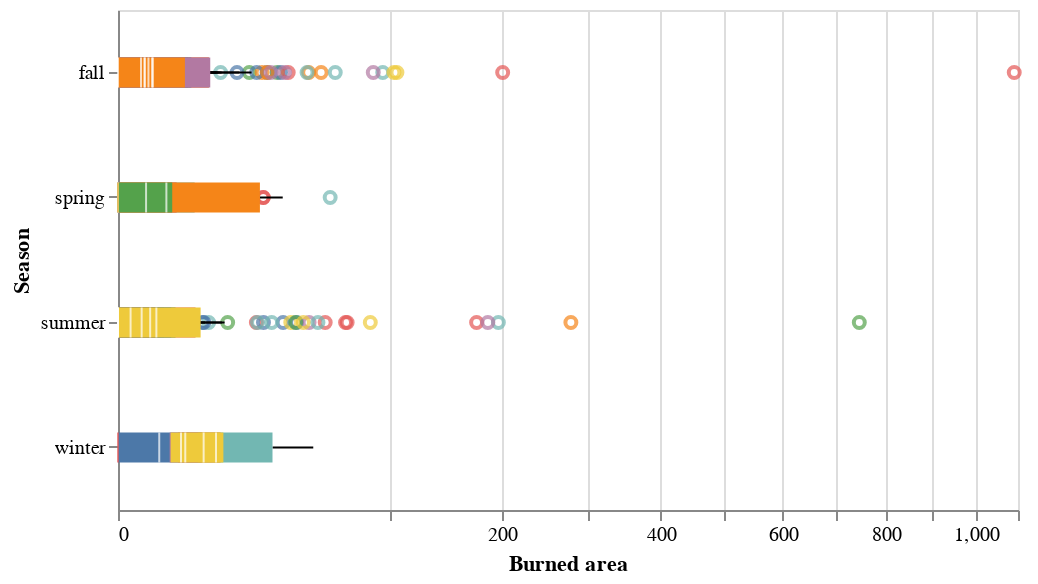

The cell this chart's notebook holds for it:
### Code cell
# Change month to season

alt.Chart(cleaned_train_set).mark_boxplot(size = 15).encode(
    x = alt.X("area", 
              scale = alt.Scale(type = "sqrt"),
              title = "Burned area"),
    y = alt.Y("season", 
              sort = "x",
              title = "Season"),
    color = alt.Color("day",
                      legend = None)
).properties(
    height = 250,
    width = 450
)

### Figure 1 — Vega-Lite specification as saved in the notebook (floating-point values rounded to 4 significant figures; data arrays with more than 128 entries replaced by an {"elided": "..."} marker saying what was removed)
{"$schema": "https://vega.github.io/schema/vega-lite/v4.8.1.json", "config": {"view": {"continuousHeight": 300, "continuousWidth": 400}}, "data": {"name": "data-11a842fd9ed8ebf01506069e7dfd2368"}, "datasets": {"data-11a842fd9ed8ebf01506069e7dfd2368": {"elided": "413 records"}}, "encoding": {"color": {"field": "day", "legend": null, "type": "nominal"}, "x": {"field": "area", "scale": {"type": "sqrt"}, "title": "Burned area", "type": "quantitative"}, "y": {"field": "season", "sort": "x", "title": "Season", "type": "nominal"}}, "height": 250, "mark": {"size": 15, "type": "boxplot"}, "width": 450}
